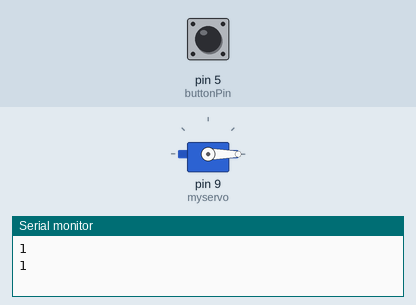
Recording of a sketch running on a simulated Arduino Uno, built with avr-gcc and run on an emulated ATmega328P. Shown: servo, the last lines printed to the serial monitor. The test bench sets the inputs (shaded band); at power-on: pin 5 (buttonPin) HIGH.

Above: at 1.8 s.
1.9 s: pin 5 (buttonPin) pulled LOW for 0.6 s
At 3.8 s:
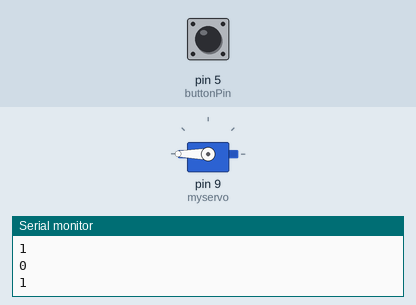
5.5 s: pin 5 (buttonPin) pulled LOW for 1 s
At 9.1 s:
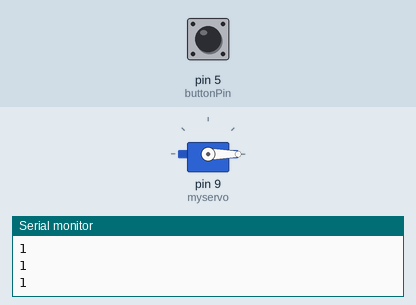
9.5 s: pin 5 (buttonPin) pulled LOW for 3.2 s
At 11.4 s:
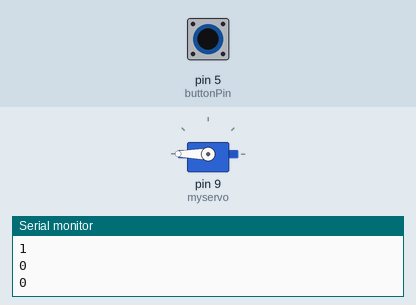
Timing chart, 0 to 15.5 s (numbered marks = the images above; inputs shaded):
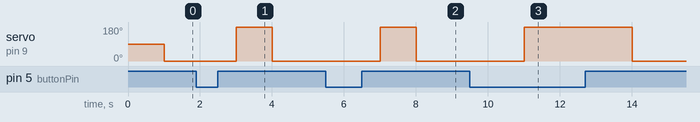

Measured:
- after the input at 1.9 s, servo on pin 9 (myservo): 0° → 180° after 1.1 s, → 0° 1.0 s later
- after the input at 5.5 s, servo on pin 9 (myservo): 0° → 180° after 1.5 s, → 0° 1.0 s later
- after the input at 9.5 s, servo on pin 9 (myservo): 0° → 180° after 1.5 s, → 0° 3.0 s later

The sketch:

p2.ino
```cpp
#include <Servo.h>
const int buttonPin = 5;
Servo myservo;  // create Servo object to control a servo


void setup() {
  myservo.attach(9);
  pinMode(5, INPUT);
  Serial.begin(9600);
}

void loop() {

  Serial.println(digitalRead(5));
  if (digitalRead(5) == LOW) {
    delay(1000);
    myservo.write(180);  // tell servo to go to position in variable 'pos'

  } else {
    delay(1000);
    myservo.write(0);
  }
}

/*void loop() {
  if (digitalread(2) == HIGH) {
    randomSeed(millis());
    byte randNum = random(1 ,10);

  }
}


void random1() {


}

void random2() {


}

void random2() {


}*/
```
